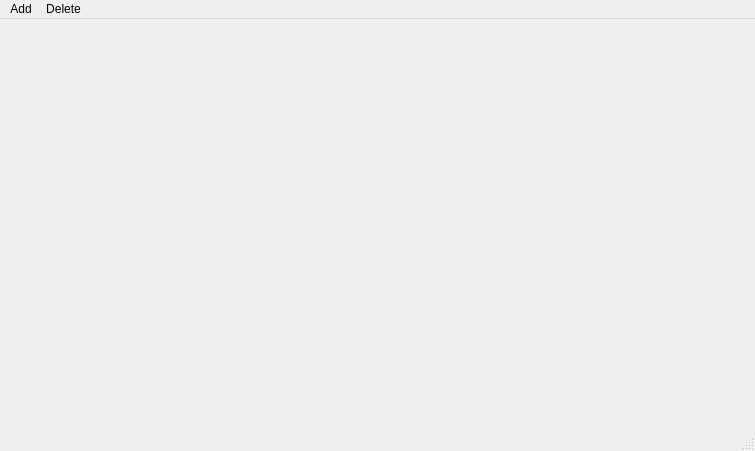
<?xml version="1.0" encoding="UTF-8"?>
<ui version="4.0">
 <class>MainWindow</class>
 <widget class="QMainWindow" name="MainWindow">
  <property name="geometry">
   <rect>
    <x>0</x>
    <y>0</y>
    <width>755</width>
    <height>451</height>
   </rect>
  </property>
  <property name="windowTitle">
   <string>MainWindow</string>
  </property>
  <widget class="QWidget" name="centralwidget">
   <layout class="QHBoxLayout" name="horizontalLayout"/>
  </widget>
  <widget class="QMenuBar" name="menubar">
   <property name="geometry">
    <rect>
     <x>0</x>
     <y>0</y>
     <width>755</width>
     <height>21</height>
    </rect>
   </property>
   <widget class="QMenu" name="menuFile">
    <property name="title">
     <string>Add</string>
    </property>
    <addaction name="actionAddPilot"/>
    <addaction name="actionAdd_Host"/>
    <addaction name="separator"/>
    <addaction name="actionAddCarrier"/>
    <addaction name="actionAddAirplane"/>
    <addaction name="separator"/>
    <addaction name="actionAddTicket"/>
    <addaction name="actionAddFlight"/>
    <addaction name="actionAddAirline"/>
   </widget>
   <widget class="QMenu" name="menuDelete">
    <property name="title">
     <string>Delete</string>
    </property>
    <addaction name="actionDeleteHost"/>
    <addaction name="actionDeletePilot"/>
    <addaction name="separator"/>
    <addaction name="actioncarrier"/>
    <addaction name="actionairplane"/>
    <addaction name="separator"/>
    <addaction name="actionTicket"/>
    <addaction name="actionFlight"/>
    <addaction name="actionAirline"/>
   </widget>
   <addaction name="menuFile"/>
   <addaction name="menuDelete"/>
  </widget>
  <widget class="QStatusBar" name="statusbar"/>
  <action name="actionAddPilot">
   <property name="text">
    <string>Pilot</string>
   </property>
  </action>
  <action name="actionAdd_Host">
   <property name="text">
    <string>Host</string>
   </property>
  </action>
  <action name="actionAddCarrier">
   <property name="text">
    <string>Carrier</string>
   </property>
  </action>
  <action name="actionAddAirplane">
   <property name="text">
    <string>Airplane</string>
   </property>
  </action>
  <action name="actionAddTicket">
   <property name="text">
    <string>Ticket</string>
   </property>
  </action>
  <action name="actionAddFlight">
   <property name="text">
    <string>Flight</string>
   </property>
  </action>
  <action name="actionDeleteHost">
   <property name="text">
    <string>Host</string>
   </property>
  </action>
  <action name="actionAddAirline">
   <property name="text">
    <string>Airline</string>
   </property>
  </action>
  <action name="actionDeletePilot">
   <property name="text">
    <string>Pilot</string>
   </property>
  </action>
  <action name="actioncarrier">
   <property name="text">
    <string>carrier</string>
   </property>
  </action>
  <action name="actionairplane">
   <property name="text">
    <string>airplane</string>
   </property>
  </action>
  <action name="actionTicket">
   <property name="text">
    <string>Ticket</string>
   </property>
  </action>
  <action name="actionFlight">
   <property name="text">
    <string>Flight</string>
   </property>
  </action>
  <action name="actionAirline">
   <property name="text">
    <string>Airline</string>
   </property>
  </action>
 </widget>
 <resources/>
 <connections/>
</ui>
